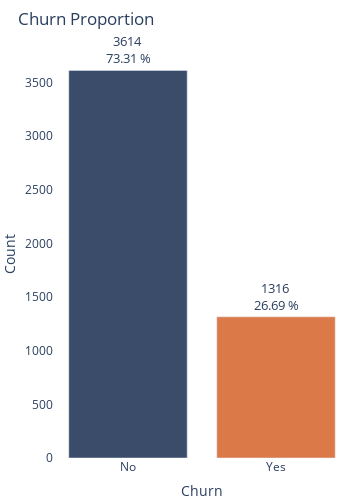

Notebook code for this chart:
### Markdown cell above
### 5.3. Churn Proportion

### Code cell
# Calculate churn proportions for bar plot
bar_churn = df['Churn'].value_counts().to_frame().reset_index().set_axis(['is Churn', 'Count'], axis=1)
bar_churn['Percentage'] = [str(round((i / bar_churn['Count'].sum()) * 100, 2)) + ' %' for i in bar_churn['Count']]

# Map 'is Churn' values to meaningful labels
bar_churn['is Churn'] = bar_churn['is Churn'].map({1: 'Yes', 0: 'No'})

# Create bar plot for churn
fig_bar = px.bar(
    bar_churn,
    x='is Churn',
    y='Count',
    title='Churn Proportion',
    color='is Churn',
    color_discrete_map={'Yes': '#dc7949', 'No': '#3A4C6A'},
    text=['{} <br>{}'.format(v, p) for v, p in zip(bar_churn['Count'], bar_churn['Percentage'])],
    labels={'is Churn': 'Churn'}
)

fig_bar.update_layout(
    autosize=False,
    width=350,
    height=500,
    margin=dict(
        l=0,
        r=0,
        b=0,
        t=50,
        pad=0
    ),
    plot_bgcolor='white',
    showlegend=False
)

fig_bar.update_traces(textfont_size=13, textangle=0, cliponaxis=False, textposition="outside")

# Show the plot
fig_bar.show()

### Figure 1 — Plotly figure (JSON) as saved in the notebook; plotly's stock layout.template omitted (floating-point values rounded to 4 significant figures)
{"data": [{"alignmentgroup": "True", "cliponaxis": false, "hovertemplate": "Churn=%{x}<br>Count=%{y}<br>text=%{text}<extra></extra>", "legendgroup": "No", "marker": {"color": "#3A4C6A", "pattern": {"shape": ""}}, "name": "No", "offsetgroup": "No", "orientation": "v", "showlegend": true, "text": ["3614 <br>73.31 %"], "textangle": 0, "textfont": {"size": 13}, "textposition": "outside", "type": "bar", "x": ["No"], "xaxis": "x", "y": [3614], "yaxis": "y"}, {"alignmentgroup": "True", "cliponaxis": false, "hovertemplate": "Churn=%{x}<br>Count=%{y}<br>text=%{text}<extra></extra>", "legendgroup": "Yes", "marker": {"color": "#dc7949", "pattern": {"shape": ""}}, "name": "Yes", "offsetgroup": "Yes", "orientation": "v", "showlegend": true, "text": ["1316 <br>26.69 %"], "textangle": 0, "textfont": {"size": 13}, "textposition": "outside", "type": "bar", "x": ["Yes"], "xaxis": "x", "y": [1316], "yaxis": "y"}], "layout": {"autosize": false, "barmode": "relative", "height": 500, "legend": {"title": {"text": "Churn"}, "tracegroupgap": 0}, "margin": {"b": 0, "l": 0, "pad": 0, "r": 0, "t": 50}, "plot_bgcolor": "white", "showlegend": false, "title": {"text": "Churn Proportion"}, "width": 350, "xaxis": {"anchor": "y", "categoryarray": ["No", "Yes"], "categoryorder": "array", "domain": [0, 1], "title": {"text": "Churn"}}, "yaxis": {"anchor": "x", "domain": [0, 1], "title": {"text": "Count"}}}}
